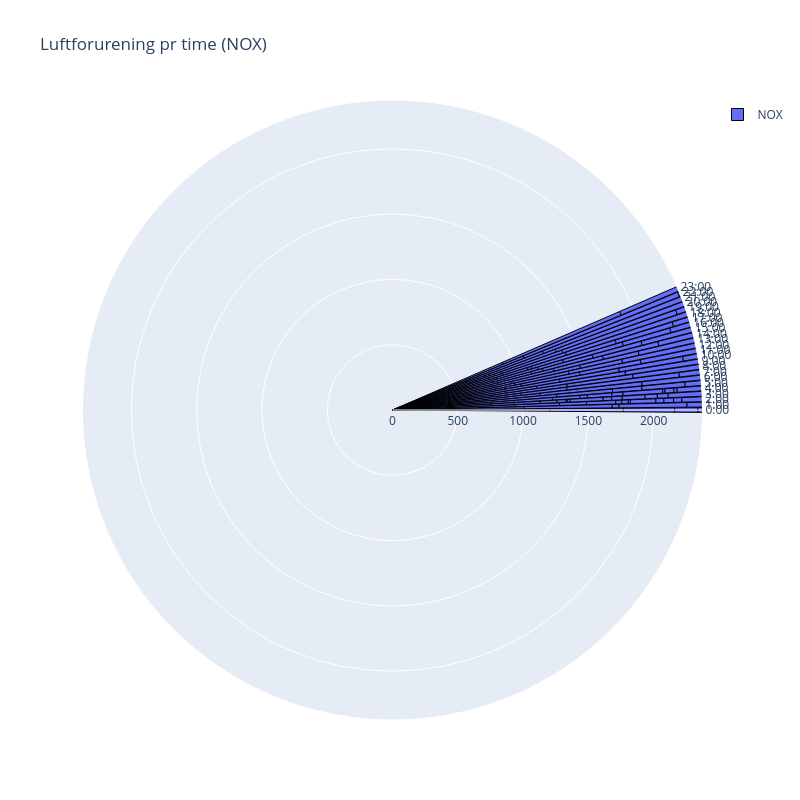

The notebook cell this image was saved under:
### Code cell
#make a polar bar chart of the air quality data pr day so 1 bar for each hour
def plot_polar_bar(df):
    if not isinstance(df.index, pd.DatetimeIndex):
        raise ValueError("DataFrame index must be a DatetimeIndex")

    df = df.resample('H').mean()
    df['Hour'] = df.index.hour

    if 'NOX' not in df.columns:
        raise ValueError("The DataFrame does not contain a 'NOX' column")

    fig = go.Figure()

    fig.add_trace(go.Barpolar(
        r=df['NOX'],
        theta=df['Hour'],
        name='NOX',
        hovertemplate='%{r:.2f} μg/m³<br>Time: %{theta}h',
        marker=dict(line=dict(color='black', width=1))
    ))

    fig.update_layout(
        title="Luftforurening pr time (NOX)",
        polar=dict(
            radialaxis=dict(
                visible=True,
                range=[0, df['NOX'].max() + 10]
            ),
            angularaxis=dict(
                tickmode='array',
                tickvals=list(range(0, 24)),
                ticktext=[f"{i}:00" for i in range(24)]
            )
        ),
        showlegend=True,
        height=800,
        width=800
    )

    fig.show()
plot_polar_bar(df_HC)

### Figure 1 — Plotly figure (JSON) as saved in the notebook; plotly's stock layout.template omitted (floating-point values rounded to 4 significant figures; data arrays with more than 128 entries replaced by an {"elided": "..."} marker saying what was removed)
{"data": [{"hovertemplate": "%{r:.2f} μg/m³<br>Time: %{theta}h", "marker": {"line": {"color": "black", "width": 1}}, "name": "NOX", "r": {"elided": "742 int values"}, "theta": {"elided": "742 int values"}, "type": "barpolar"}], "layout": {"height": 800, "polar": {"angularaxis": {"tickmode": "array", "ticktext": ["0:00", "1:00", "2:00", "3:00", "4:00", "5:00", "6:00", "7:00", "8:00", "9:00", "10:00", "11:00", "12:00", "13:00", "14:00", "15:00", "16:00", "17:00", "18:00", "19:00", "20:00", "21:00", "22:00", "23:00"], "tickvals": [0, 1, 2, 3, 4, 5, 6, 7, 8, 9, 10, 11, 12, 13, 14, 15, 16, 17, 18, 19, 20, 21, 22, 23]}, "radialaxis": {"range": [0, 2374], "visible": true}}, "showlegend": true, "title": {"text": "Luftforurening pr time (NOX)"}, "width": 800}}
